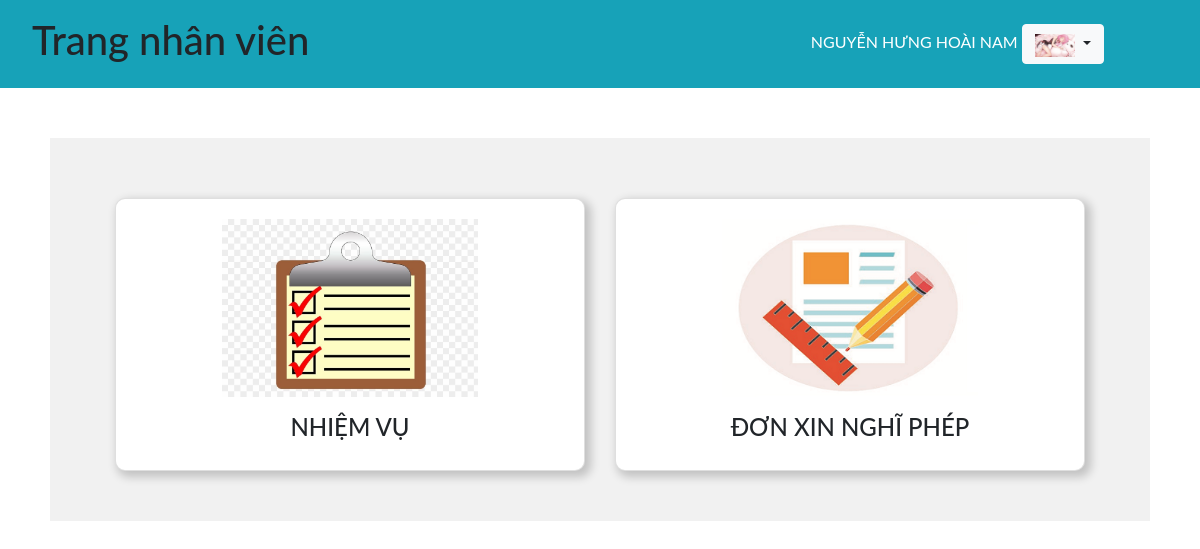
The page /index.php (signed in) on the database its author committed.
### tables this page shows
CREATE TABLE `nhanvien` (
  `id` int(11) NOT NULL,
  `name` varchar(100) NOT NULL,
  `username` varchar(50) NOT NULL,
  `password` varchar(100) NOT NULL,
  `maPB` varchar(50) NOT NULL,
  `chucvu` varchar(100) NOT NULL,
  `image` varchar(50) NOT NULL,
  `tongngaynghi` int(11) NOT NULL,
  `duocnghi` int(11) NOT NULL,
  `status` int(11) NOT NULL,
  `cmnd` varchar(20) NOT NULL,
  `email` varchar(50) NOT NULL,
  `sdt` int(11) NOT NULL,
  `diachi` varchar(100) NOT NULL
);

### db.php (called while the page is built, shortened)
<?php
    function open_database(){
        $conn = mysqli_connect(host, username, password, db);
        return $conn;
    }
    function get_info_nhanvien($username){
        $conn = open_database();
        $sql = "SELECT * FROM nhanvien WHERE username = ?";
        $stmt = $conn->prepare($sql);
        $stmt->bind_param("s", $username);
        if(!$stmt->execute()){
            return array('code' => 1, 'message' =>'Cannot execute query');
        }
        $result = $stmt->get_result();
        $data = $result->fetch_assoc();
        return array('code' => 0, 'message' =>'', 'data' => $data);
    }
    function check_truong_phong($name, $maPB){
        $conn = open_database();
        $chucvu = "trưởng phòng";
        $sql = "select * from nhanvien where name = ? and maPB = ? and chucvu = ?";
        $stmt = $conn->prepare($sql);
        $stmt->bind_param('sss', $name, $maPB, $chucvu);
        if(!$stmt->execute()){
            return array('code'=>1, 'message'=>'cannot execute command');
        }
        $result = $stmt->get_result();
        if($result->num_rows == 0){
            return false;
        }
        return true;
    }
?>

### index.php (the view, shortened to what this page needs)
<?php
    require_once('db.php');
    $username = $_SESSION["username"];
    $result = get_info_nhanvien($username);
    if($result['code'] == 0){
        $data = $result['data'];
    }
?>
<!DOCTYPE html>
<html lang="en">
<head>
    <link rel="stylesheet" href="https://maxcdn.bootstrapcdn.com/bootstrap/4.5.2/css/bootstrap.min.css">
</head>
<body>
    <nav class="navbar navbar-expand-sm bg-info justify-content-between">
        <div class="nav-item">
            <h1 class="nav-link">Trang nhân viên</h1>
        </div>
        <div class="nav-item">
            <div class="dropdown">
                <a style="color: white;  text-transform:uppercase"> <?= $data['name'] ?></a>
                <button type="button" class="btn btn-light dropdown-toggle" data-toggle="dropdown">
                <img src="<?= $data['image'] ?>" alt="Hinh dai dien" style="max-width: 40px;">
                </button>
            </div>
        </div>
    </nav>
    <div class="flex-direction">
        <div class ="row">
            <?php
                if(check_truong_phong($data['name'], $data['maPB']) == false){
            ?>
                <div class="col-12 col-sm-6">
                    <div class="card" style=" background: white"  onclick="location.href='api/taskNV.php'" >
                        <div class="card-body text-center">
                            <img src="images/anh4.jpg" >
                            <p></p><h4>NHIỆM VỤ</h4>
                        </div>
                    </div>
                </div>
                <div class="col-12 col-sm-6">
                    <div class="card" style=" background: white" onclick="location.href='api/nghiphep.php'">
                        <div class="card-body text-center">
                            <img src="images/anh3.jpg" >
                            <p></p><h4>ĐƠN XIN NGHĨ PHÉP</h4>
                        </div>
                    </div>
                </div>
            <?php
                }
            ?>
        </div>
    </div>
</body>
</html>

### index.php (style rules this page uses)
* { box-sizing: border-box; }
body { font-family: "Lato", sans-serif; }
.nav-item .dropdown { margin-right: 80px; }
.flex-direction { display: flex; justify-content: center; }
.flex-direction > div { background-color: #f1f1f1; margin: 50px; padding: 50px; font-size: 30px; }
.card { text-align: center; margin-top: 10px; padding-bottom: auto; border-radius: 10px; box-shadow:4px 4px 10px 2px rgba(0,0,0,0.2) ; }
.card img { width : 60%; height: 50%; }

### rows shown on the page
nhanvien: name "NGUYỄN HƯNG HOÀI NAM", image (picture)
